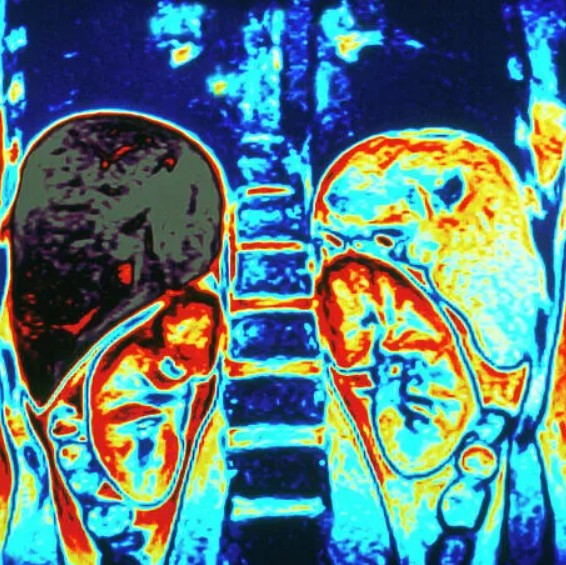
#> input picture img/inputMRI.jpg, 566 x 565 px, found by its file name; the run also reads 1 picture not shown here
$ python metric.py
#> lines starting #> are read from the running program, lines starting #| are printed output that depends on the picture
# from skimage.metrics import structural_similarity
from PIL import Image,ImageOps
import numpy as np
from itertools import chain
from collections import Counter, deque
from math import log10,sqrt
import cv2
from skimage.metrics import structural_similarity as ssim

def PSNR(original, compressed):
    mse = np.mean((original - compressed) ** 2)
    if(mse == 0):  # MSE is zero means no noise is present in the signal .
                  # Therefore PSNR have no importance.
        return 100
    max_pixel = 255.0
    psnr = 20 * log10(max_pixel / sqrt(mse))
    return psnr

img = cv2.imread("img\inputMRI.jpg")
#> img is the input picture: shape (565, 566, 3); mean B, G, R 129, 126.5, 88.8
enc = cv2.imread("img\dec.png")

gray1 = cv2.cvtColor(img, cv2.COLOR_BGR2GRAY)
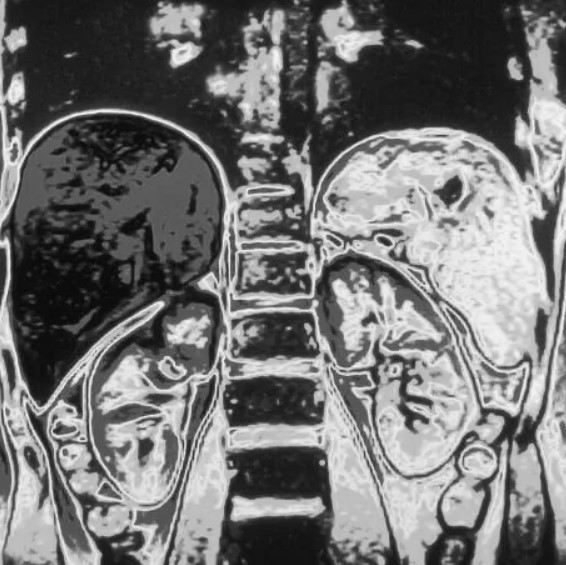
#> gray1: shape (565, 566); min 4, max 248, mean 115.5
gray2 = cv2.cvtColor(enc, cv2.COLOR_BGR2GRAY)

val = PSNR(img,img)
#> in PSNR, `mse = np.mean((original - compressed) ** 2)`: mse = 0
#> val = 100
s = ssim(gray1,gray2)
#> s = 1
print(f"PSNR value is {val} ")
#| PSNR value is 100

img1 = Image.open("img\inputMRI.jpg")
# img1 = ImageOps.grayscale(i)
(r,c) = img1.size
#> r = 566; c = 565
Pic = np.asarray(img1)

I = np.transpose(Pic,(1, 0, 2))
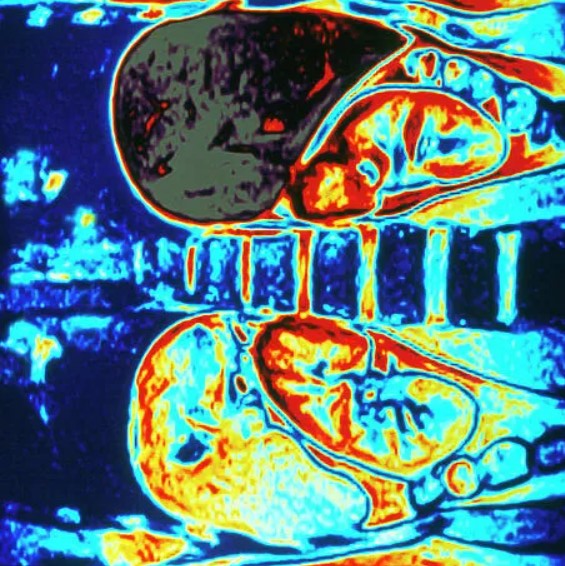
#> I: shape (566, 565, 3); mean R, G, B 88.8, 126.5, 129
P = I[:,:,0]
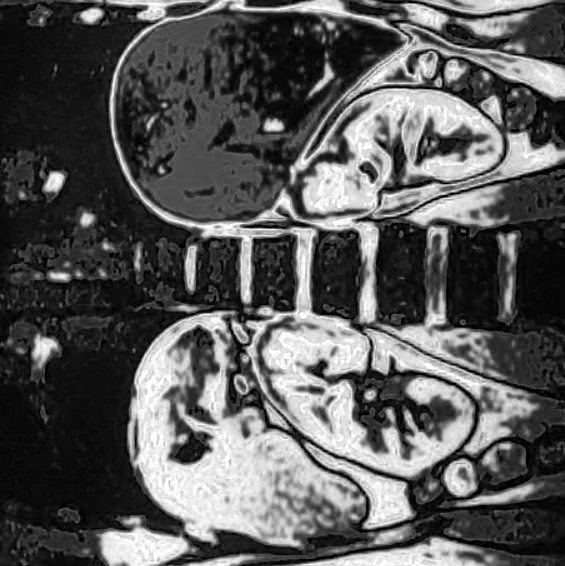
#> P: shape (566, 565); min 0, max 255, mean 88.8

SimpleList = chain.from_iterable(Pic)
# print(Counter(SimpleList).most_common(1)[0][0])
x=np.count_nonzero(P == 12)
#> x = 6249
print(x)
#| 6249
# print("Embedding Rate = ",x/(r*c),r,c)


# img2 = Image.open("img\enc.png")
